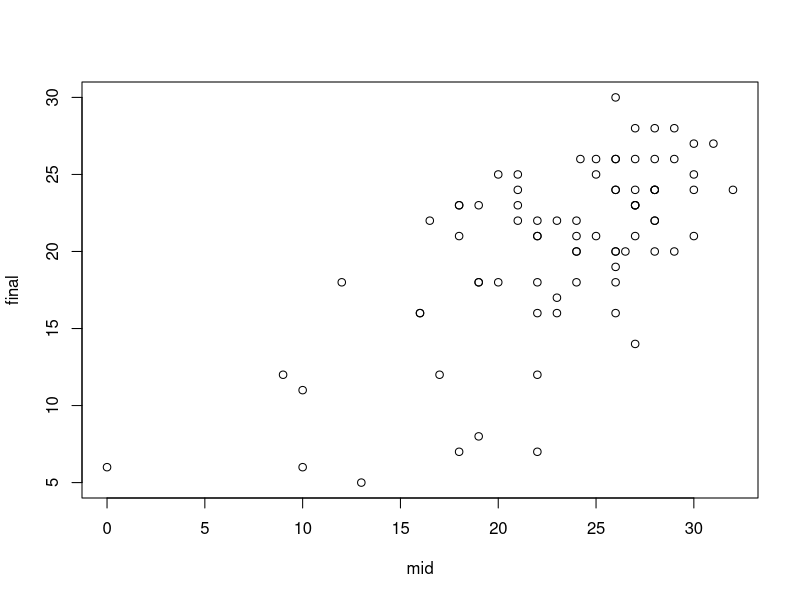

Reproduce this figure in R.
# Title     : TODO
# Objective : TODO
# Created by: coeat
# Created on: 2021/04/10

exam <- read.table('./3ch/exam scores_2012.txt', header = T)
str(exam) #str -> struct의 약자로 해당 객체를 자세히 보여준다
attach(exam) #해당 데이터프레임 컬럼들을 변수로 접근할 수 있게 해준다.
windows(height = 5.5, width = 5) #이거 윈도우에서만 쓸 수 있다...
plot(mid, final)